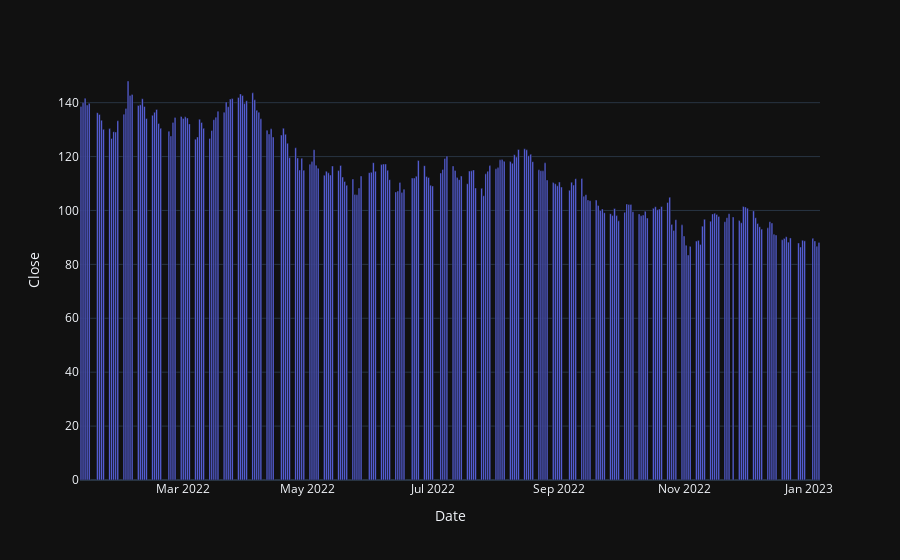

Write notebook code for a chart like this one.
### Markdown cell above
## Google stock data as a bar chart

### Code cell
figure = px.bar(data, x = "Date", y= "Close")
figure.show()

### Figure 1 — Plotly figure (JSON) as saved in the notebook; plotly's stock layout.template omitted (floating-point values rounded to 4 significant figures; data arrays with more than 128 entries replaced by an {"elided": "..."} marker saying what was removed)
{"data": [{"alignmentgroup": "True", "hovertemplate": "Date=%{x}<br>Close=%{y}<extra></extra>", "legendgroup": "", "marker": {"color": "#636efa", "pattern": {"shape": ""}}, "name": "", "offsetgroup": "", "orientation": "v", "showlegend": false, "textposition": "auto", "x": {"elided": "250 str values"}, "xaxis": "x", "y": {"elided": "250 float values"}, "yaxis": "y", "type": "bar"}], "layout": {"xaxis": {"anchor": "y", "domain": [0.0, 1.0], "title": {"text": "Date"}}, "yaxis": {"anchor": "x", "domain": [0.0, 1.0], "title": {"text": "Close"}}, "legend": {"tracegroupgap": 0}, "margin": {"t": 60}, "barmode": "relative"}}
